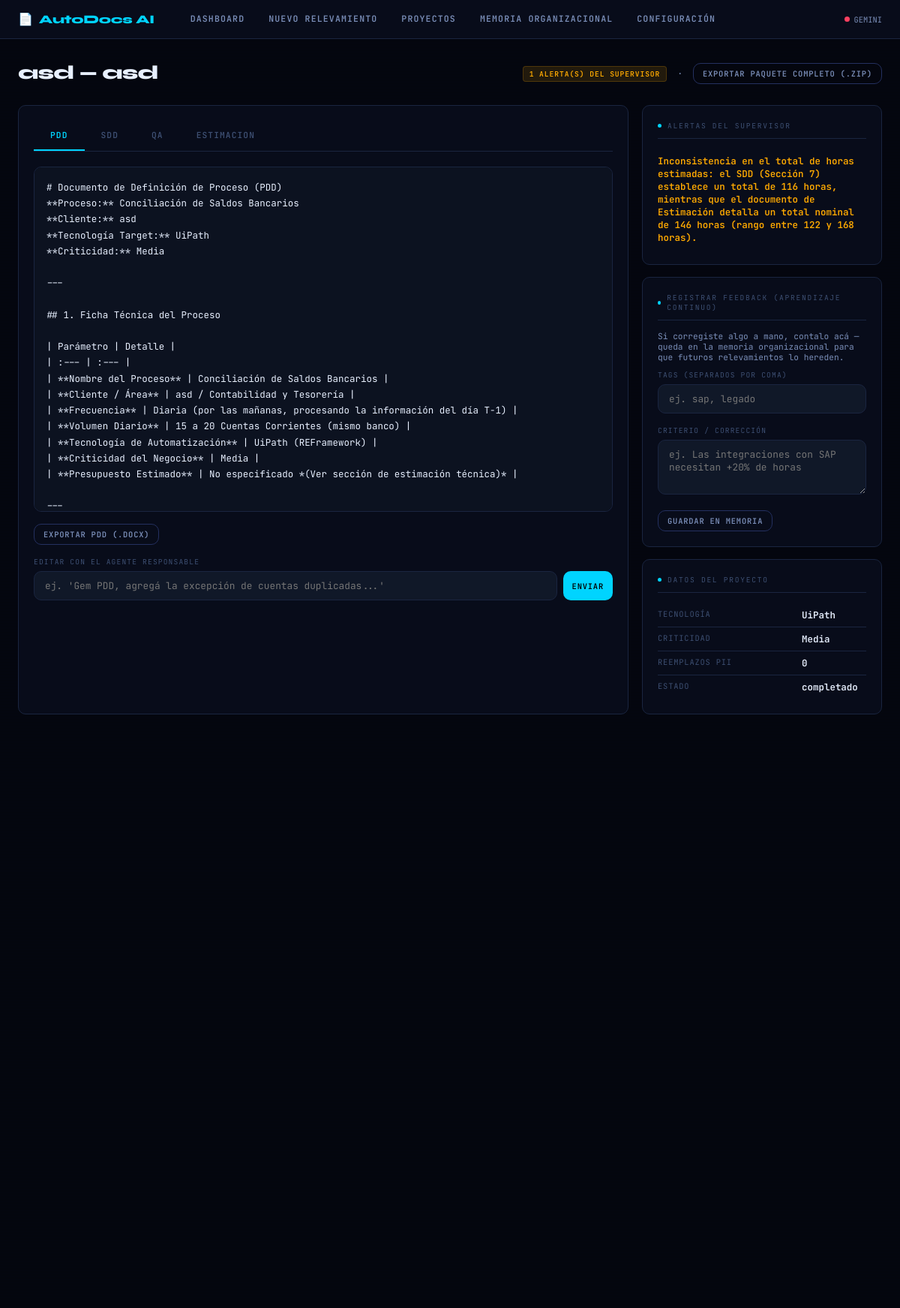
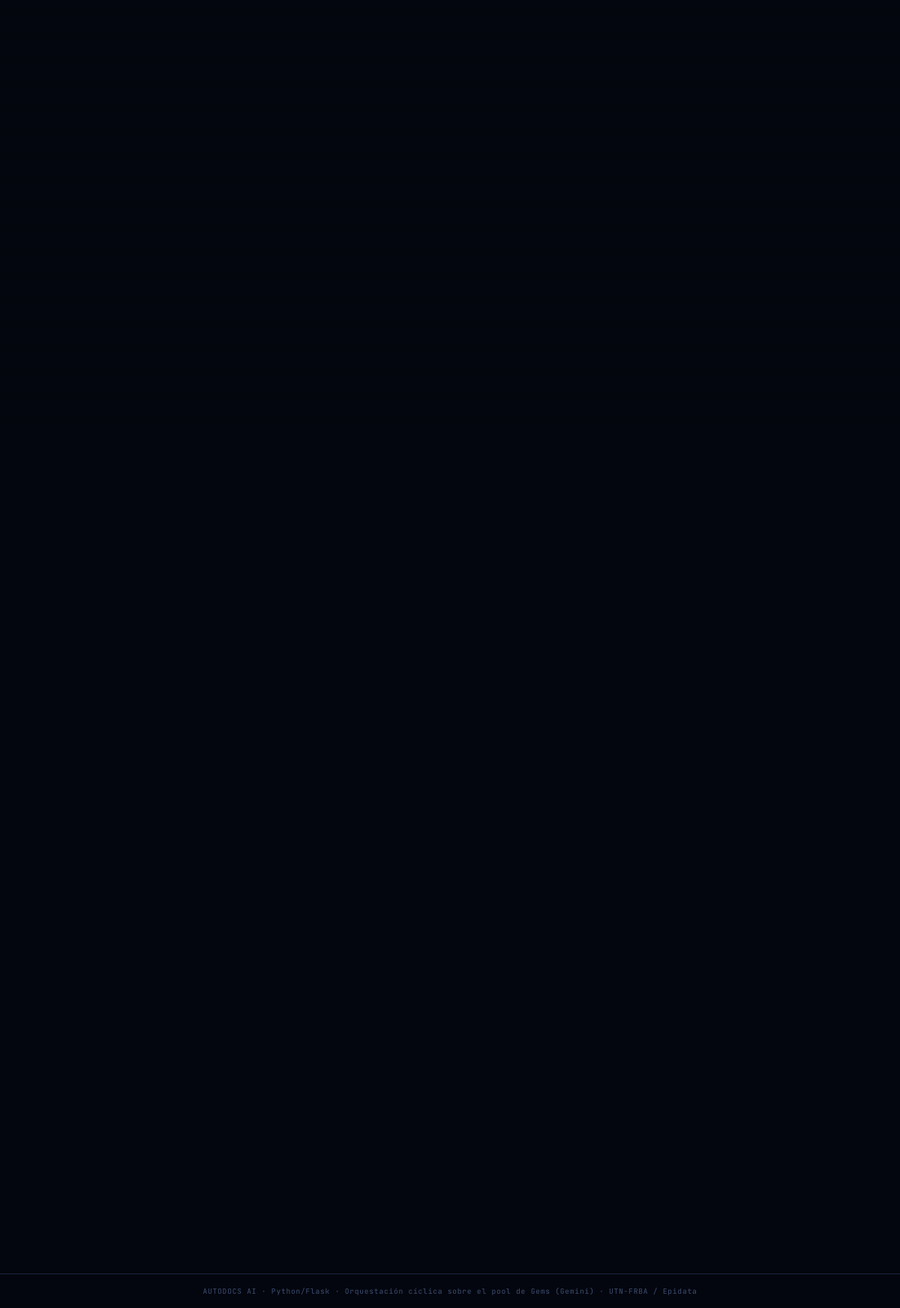
The page /resultado/4 on the database its author committed (2 pictures, top to bottom).
### tables this page shows
CREATE TABLE proyectos (
    id                      INTEGER PRIMARY KEY AUTOINCREMENT,
    cliente                 TEXT NOT NULL,
    proceso                 TEXT NOT NULL,
    tecnologia              TEXT,       -- UiPath / Power Automate / Rocketbot / Make.com...
    criticidad              TEXT,       -- Baja / Media / Alta
    presupuesto_hs          REAL,
    analista                TEXT,
    transcripcion_original  TEXT,
    transcripcion_sanitizada TEXT,
    reemplazos_pii          INTEGER DEFAULT 0,
    flujo_estructurado      TEXT,       -- JSON: salida del Agente de Ingesta
    estado                  TEXT DEFAULT 'borrador',  -- borrador|procesando|completado|frenado|error
    motivo_freno            TEXT,       -- si estado = 'frenado' (Límite Operativo de Entrada)
    creado                  TEXT DEFAULT CURRENT_TIMESTAMP,
    actualizado             TEXT DEFAULT CURRENT_TIMESTAMP
);

CREATE TABLE documentos (
    id          INTEGER PRIMARY KEY AUTOINCREMENT,
    proyecto_id INTEGER NOT NULL REFERENCES proyectos(id),
    tipo        TEXT NOT NULL,   -- PDD | SDD | QA | ESTIMACION
    contenido   TEXT,
    version     INTEGER DEFAULT 1,
    creado      TEXT DEFAULT CURRENT_TIMESTAMP
);

CREATE TABLE alertas (
    id          INTEGER PRIMARY KEY AUTOINCREMENT,
    proyecto_id INTEGER NOT NULL REFERENCES proyectos(id),
    tipo        TEXT,     -- cobertura | consistencia
    mensaje     TEXT,
    resuelta    INTEGER DEFAULT 0,
    creado      TEXT DEFAULT CURRENT_TIMESTAMP
);

### ui/app.py (the view)
    @app.route("/resultado/<int:proyecto_id>")
    def resultado(proyecto_id):
        proyecto = ProyectoRepository.get(proyecto_id)
        if not proyecto:
            return redirect(url_for("proyectos"))
        documentos = ProyectoRepository.get_documentos(proyecto_id)
        alertas = ProyectoRepository.get_alertas(proyecto_id)
        return render_template(
            "resultado.html",
            proyecto=proyecto,
            documentos=documentos,
            tipos=_TIPOS_DOC,
            alertas=alertas,
        )

### core/db.py (called while the page is built)
def get_conn() -> sqlite3.Connection:
    DB_PATH.parent.mkdir(exist_ok=True)
    conn = sqlite3.connect(DB_PATH)
    conn.row_factory = sqlite3.Row
    conn.execute("PRAGMA foreign_keys = ON")
    return conn

### repositories/proyecto_repository.py (called while the page is built)
    @staticmethod
    def get(proyecto_id: int) -> dict | None:
        conn = get_conn()
        row = conn.execute("SELECT * FROM proyectos WHERE id = ?", (proyecto_id,)).fetchone()
        conn.close()
        return dict(row) if row else None

    @staticmethod
    def get_documentos(proyecto_id: int) -> dict:
        conn = get_conn()
        rows = conn.execute(
            """SELECT d.* FROM documentos d
               INNER JOIN (
                 SELECT tipo, MAX(version) mv FROM documentos
                 WHERE proyecto_id = ? GROUP BY tipo
               ) top ON d.tipo = top.tipo AND d.version = top.mv
               WHERE d.proyecto_id = ?""",
            (proyecto_id, proyecto_id),
        ).fetchall()
        conn.close()
        return {r["tipo"]: dict(r) for r in rows}

    @staticmethod
    def get_alertas(proyecto_id: int) -> list:
        conn = get_conn()
        rows = conn.execute(
            "SELECT * FROM alertas WHERE proyecto_id = ? ORDER BY id ASC", (proyecto_id,)
        ).fetchall()
        conn.close()
        return [dict(r) for r in rows]

### ui/templates/resultado.html (shortened to what this page needs)
{% extends "base.html" %}
{% block content %}
<div class="page-header">
  <h1>{{ proyecto.cliente }} — {{ proyecto.proceso }}</h1>
  <p>
    {% if alertas %}
      <span class="tag tag-amber">{{ alertas|length }} alerta(s) del Supervisor</span>
    {% else %}
      <span class="tag tag-green">Sin alertas de consistencia</span>
    {% endif %}
    &nbsp;·&nbsp;
    <a href="/export/{{ proyecto.id }}/paquete" class="btn btn-secondary btn-sm">Exportar paquete completo (.zip)</a>
  </p>
</div>
<div class="grid-2" style="grid-template-columns: 1fr 320px; gap:18px;">
  <div class="panel">
    <div class="tab-bar" id="tab-bar">
      {% for t in tipos %}
      <button class="tab-btn {% if loop.first %}active{% endif %}" onclick="mostrarTab('{{ t }}')">{{ t }}</button>
      {% endfor %}
    </div>
    {% for t in tipos %}
    <div class="tab-panel {% if loop.first %}active{% endif %}" id="panel-{{ t }}">
      <div class="result-box {% if not documentos.get(t) %}empty{% endif %}" id="contenido-{{ t }}">{{ documentos.get(t, {}).get('contenido', 'Esta Gem todavía no generó contenido para este proyecto.') }}</div>
      <div class="flex gap-2 mt-4 wrap">
        <a href="/export/{{ proyecto.id }}/{{ t }}" class="btn btn-secondary btn-sm">
          Exportar {{ t }} ({% if t in ['PDD','SDD'] %}.docx{% else %}.xlsx{% endif %})
        </a>
      </div>
      <div class="field mt-4">
        <label>Editar con el agente responsable</label>
        <div class="flex gap-2">
          <input type="text" id="editar-{{ t }}" placeholder="ej. 'Gem {{ t }}, agregá la excepción de cuentas duplicadas...'">
          <button class="btn btn-primary btn-sm" onclick="editarDocumento('{{ t }}')">Enviar</button>
        </div>
      </div>
    </div>
    {% endfor %}
  </div>
  <div class="flex flex-col gap-4">
    <div class="panel">
      <div class="panel-title"><span class="dot"></span>Alertas del Supervisor</div>
      {% if alertas %}
        {% for a in alertas %}
        <div class="kv"><div class="kv-val" style="color:var(--amber)">{{ a.mensaje }}</div></div>
        {% endfor %}
      {% else %}
        <p class="result-box empty">Sin observaciones de consistencia entre PDD, SDD, QA y Estimación.</p>
      {% endif %}
    </div>
    <div class="panel">
      <div class="panel-title"><span class="dot"></span>Registrar feedback (Aprendizaje continuo)</div>
      <p style="font-size:.7rem; color:var(--text-mid); margin-bottom:10px;">
        Si corregiste algo a mano, contalo acá — queda en la memoria organizacional para
        que futuros relevamientos lo hereden.
      </p>
      <div class="field">
        <label>Tags (separados por coma)</label>
        <input type="text" id="feedback-tags" placeholder="ej. sap, legado">
      </div>
      <div class="field">
        <label>Criterio / corrección</label>
        <textarea id="feedback-texto" rows="3" placeholder="ej. Las integraciones con SAP necesitan +20% de horas"></textarea>
      </div>
      <button class="btn btn-secondary btn-sm" onclick="registrarFeedback()">Guardar en memoria</button>
    </div>
    <div class="panel">
      <div class="panel-title"><span class="dot"></span>Datos del proyecto</div>
      <div class="kv"><div class="kv-key">Tecnología</div><div class="kv-val">{{ proyecto.tecnologia or '—' }}</div></div>
      <div class="kv"><div class="kv-key">Criticidad</div><div class="kv-val">{{ proyecto.criticidad or '—' }}</div></div>
      <div class="kv"><div class="kv-key">Reemplazos PII</div><div class="kv-val">{{ proyecto.reemplazos_pii }}</div></div>
      <div class="kv"><div class="kv-key">Estado</div><div class="kv-val">{{ proyecto.estado }}</div></div>
    </div>
  </div>
</div>
{% endblock %}

### ui/templates/base.html (style rules this page uses)
:root { --bg-void: #04060f; --bg-panel: #080c1a; --bg-card: #0c1220; --bg-input: #101828; --border: #1a2540; --border-hi: #243060; --cyan: #00d4ff; --cyan-dim: #007da0; --green: #00e87a; --green-dim: #006635; --red: #ff4060; --amber: #ffaa00; --text-hi: #e8f0ff; --text-mid: #7a8eb8; --text-lo: #3d4f72; --mono: 'JetBrains Mono', monospace; --display: 'Syne', sans-serif; --radius: 10px; --glow-c: 0 0 20px rgba(0,212,255,.18); --glow-g: 0 0 20px rgba(0,232,122,.18); }
*, *::before, *::after { box-sizing: border-box; margin: 0; padding: 0; }
html { scroll-behavior: smooth; }
body { font-family: var(--mono); background: var(--bg-void); color: var(--text-hi); min-height: 100vh; display: flex; flex-direction: column; background-image: repeating-linear-gradient(0deg, transparent, transparent 2px, rgba(0,0,0,.08) 2px, rgba(0,0,0,.08) 4px); }
.page-header { margin-bottom: 28px; display: flex; align-items: flex-end; justify-content: space-between; gap: 16px; flex-wrap: wrap; }
.page-header h1 { font-family: var(--display); font-size: 1.6rem; font-weight: 800; color: var(--text-hi); letter-spacing: -.03em; }
.page-header p { font-size: .72rem; color: var(--text-mid); margin-top: 4px; }
.panel { background: var(--bg-panel); border: 1px solid var(--border); border-radius: var(--radius); padding: 20px; }
.panel-title { font-size: .6rem; letter-spacing: .18em; text-transform: uppercase; color: var(--text-lo); margin-bottom: 14px; padding-bottom: 10px; border-bottom: 1px solid var(--border); display: flex; align-items: center; gap: 8px; }
.panel-title .dot { width: 5px; height: 5px; border-radius: 50%; background: var(--cyan); }
.grid-2 { display: grid; grid-template-columns: 1fr 1fr; gap: 18px; }
input, select, textarea { width: 100%; background: var(--bg-input); border: 1px solid var(--border); border-radius: var(--radius); color: var(--text-hi); font-family: var(--mono); font-size: .8rem; padding: 10px 14px; transition: border-color .2s, box-shadow .2s; outline: none; }
label { display: block; font-size: .6rem; letter-spacing: .12em; text-transform: uppercase; color: var(--text-lo); margin-bottom: 6px; }
.field { margin-bottom: 16px; }
.btn { font-family: var(--mono); font-size: .72rem; font-weight: 600; letter-spacing: .08em; text-transform: uppercase; border: none; border-radius: var(--radius); padding: 10px 20px; cursor: pointer; transition: all .18s; display: inline-flex; align-items: center; gap: 8px; text-decoration: none; }
.btn-primary { background: var(--cyan); color: #000; }
.btn-secondary { background: transparent; border: 1px solid var(--border-hi); color: var(--text-mid); }
.btn-sm { padding: 6px 12px; font-size: .65rem; }
.tag { display: inline-block; font-size: .6rem; letter-spacing: .1em; text-transform: uppercase; padding: 3px 8px; border-radius: 4px; font-weight: 600; }
.tag-amber { background: rgba(255,170,0,.12); color: var(--amber); border: 1px solid rgba(255,170,0,.2); }
.result-box { background: var(--bg-card); border: 1px solid var(--border); border-radius: var(--radius); padding: 16px; font-size: .78rem; line-height: 1.7; color: var(--text-hi); white-space: pre-wrap; word-break: break-word; min-height: 80px; max-height: 460px; overflow-y: auto; }
.kv { display: flex; gap: 12px; padding: 7px 0; border-bottom: 1px solid var(--border); }
.kv:last-child { border-bottom: none; }
.kv-key { flex: 0 0 180px; font-size: .65rem; color: var(--text-lo); text-transform: uppercase; letter-spacing: .08em; }
.kv-val { flex: 1; font-size: .78rem; color: var(--text-hi); font-weight: 600; }
.tab-bar { display: flex; gap: 0; border-bottom: 1px solid var(--border); margin-bottom: 20px; overflow-x: auto; }
.tab-btn { font-family: var(--mono); font-size: .7rem; font-weight: 600; letter-spacing: .1em; text-transform: uppercase; padding: 12px 22px; background: transparent; border: none; border-bottom: 2px solid transparent; color: var(--text-lo); cursor: pointer; transition: all .15s; white-space: nowrap; }
.tab-btn.active { color: var(--cyan); border-bottom-color: var(--cyan); }
.tab-panel { display: none; }
.tab-panel.active { display: block; }
.mt-4 { margin-top: 16px; }
.flex { display: flex; }
.flex-col { flex-direction: column; }
.gap-2 { gap: 8px; }
.gap-4 { gap: 16px; }
.wrap { flex-wrap: wrap; }

### rows shown on the page
proyectos: cliente "asd", proceso "asd", tecnologia "UiPath", criticidad "Media", reemplazos_pii "0", estado "completado"
documentos: tipo "PDD", get "# Documento de Definición de Proceso (PDD) **Proceso:** Conciliación de Saldos Bancarios **Cliente:** asd **Tecnología Target:** UiPath **Criticidad:** Media --- ## 1. Ficha Técnica del Proceso | Parámetro | Detalle | | :--- | :--- | | **Nombre del Proceso** | Conciliación de Saldos Bancarios | | **Cliente / Área** | asd / Contabilidad y Tesorería | | **Frecuencia** | Diaria (por las mañanas, procesando la información del día T-1) | | **Volumen Diario** | 15 a 20 Cuentas Corrientes (mismo banco) | | **Tecnología de Automatización** | UiPath (REFramework) | | **Criticidad del Negocio** | Media | | **Presupuesto Estimado** | No especificado *(Ver sección de estimación técnica)* | ---…", t "ej. 'Gem PDD, agregá la excepción de cuentas duplicadas...'"
documentos: tipo "SDD"
documentos: tipo "ESTIMACION"
alertas: mensaje "Inconsistencia en el total de horas estimadas: el SDD (Sección 7) establece un total de 116 horas, mientras que el documento de Estimación detalla un total nominal de 146 horas (rango entre 122 y 168 horas)."

### other values the page prints
{{ alertas|length }} "1"
{{ t }} "QA"
